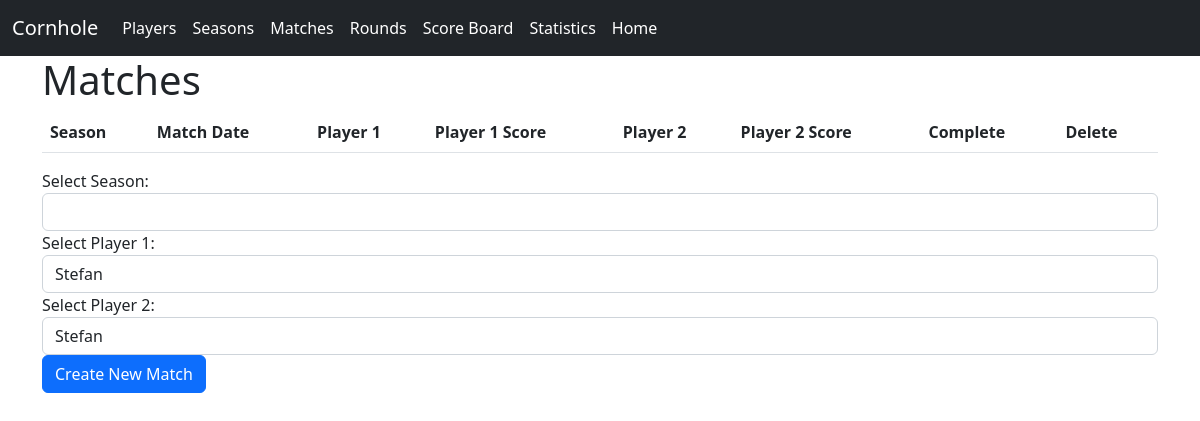
The app's page /matches, older data.
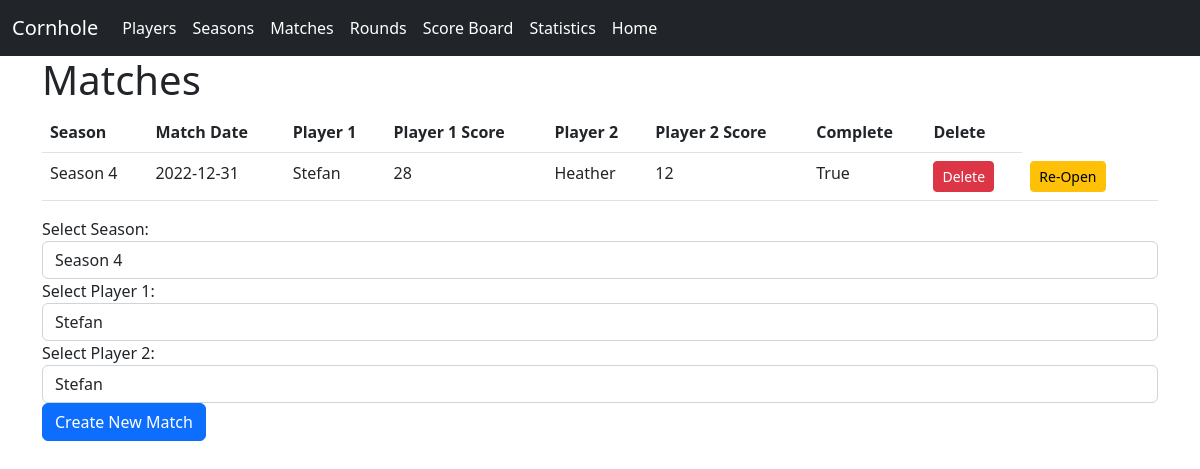
The same page, newer data.
### website/models.py (models this page shows)
class Match(db.Model):
    id = db.Column(db.Integer, primary_key=True)
    player1 = db.Column(db.Integer, db.ForeignKey('player.id'), nullable=False)
    player2 = db.Column(db.Integer, db.ForeignKey('player.id'), nullable=False)
    player1_score = db.Column(db.Integer, nullable=True)
    player2_score = db.Column(db.Integer, nullable=True)
    date = db.Column(db.DateTime(timezone=True), default=func.now())
    season = db.Column(db.Integer, db.ForeignKey('season.id'), nullable=False)
    rounds = db.relationship('Round', backref='match', lazy=True)
    completed = db.Column(db.Boolean, default=False)

class Season(db.Model):
    id = db.Column(db.Integer, primary_key=True)
    name = db.Column(db.String(150), unique=True)
    startDate = db.Column(db.DateTime(timezone=True), default=func.now())
    closed = db.Column(db.Boolean, default=False)

class Player(db.Model):
    id = db.Column(db.Integer, primary_key=True)
    first_name = db.Column(db.String(150), unique=True)
    notes = db.relationship("Note")

### website/views.py (the view, shortened to what this page needs)
@views.route("/matches", methods=["GET", "POST"])
def matches():
    openSeasons = Season.query.filter_by(closed=False)
    seasons = {season.id: season.name for season in Season.query.all()}
    allPlayers = Player.query.all()
    matches = Match.query.all()
    players = {player.id: player.first_name for player in Player.query.all()}
    return render_template("matches.html", matches=matches, players=players, allPlayers=allPlayers, seasons=seasons, openSeasons=openSeasons)

### website/templates/matches.html (shortened to what this page needs)
{% extends "base.html" %}
{% block content %}
    <h1>Matches</h1>
<table class="table">
        <thead>
            <tr>
                <th scope="col">Season</th>
                <th scope="col">Match Date </th>
                <th scope="col">Player 1</th>
                <th scope="col">Player 1 Score</th>
                <th scope="col">Player 2</th>
                <th scope="col">Player 2 Score</th>
                <th scope="col">Complete</th>
                <th scope="col">Delete</th>
            </tr>
        </thead>
        <tbody>
            {% for match in matches %}
            <tr>
                <td>{{ seasons[match.season] }}</td>
                <td>{{ match.date.date() }}</td>
                <td>{{ players[match.player1] }}</td>
                <td>{{ match.player1_score }}</td>
                <td>{{ players[match.player2] }}</td>
                <td>{{ match.player2_score }}</td>
                <td>{{ match.completed }}</td>
                <td>
                    <form method="POST"
                        action="{{ url_for('views.delete_match', match_id=match.id) }}">
                        <input type="submit" class="btn btn-sm btn-danger" value="Delete"
                            onclick="return confirm('Are you sure you want to delete this match?')">
                    </form>
                </td>
                <td>
                  {% if match.completed == False %}
                    <form method="POST"
                        action="{{ url_for('views.complete_match', match_id=match.id) }}">
                        <input type="submit" class="btn btn-sm btn-success" value="Complete"
                            onclick="return confirm('Are you sure you want to complete this match?')">
                    </form>
                </td>
                <td>
                    <form method="POST"
                        action="{{ url_for('views.score_keeper') }}">
                        <input type="submit" class="btn btn-sm btn-success" value="Score Keeper">
                    </form>
                  {% else %}
                    <form method="POST"
                        action="{{ url_for('views.open_match', match_id=match.id) }}">
                        <input type="submit" class="btn btn-sm btn-warning" value="Re-Open"
                            onclick="return confirm('Are you sure you want to re-open this match?')">
                    </form>
                  {% endif %}
                </td>
                <td></td>
            </tr>
            {% endfor %}
        </tbody>
</table>
<form method = "POST">
    <div class="form-group">
      <label for="seasonSelect">Select Season:</label>
        <select class="form-control" id="seasonSelect" name="seasonSelect">
            {% for season in openSeasons %}
            <option value="{{ season.id }}">{{ season.name }} </option>
            {% endfor %}
        </select>
      <label for="playerSelect1">Select Player 1:</label>
      <select class="form-control" id="player1Select" name="player1Select">
        {% for player in allPlayers %}
          <option value="{{ player.id }}">{{ player.first_name }} </option>
        {% endfor %}
      </select>
      <label for="playerSelect2">Select Player 2:</label>
      <select class="form-control" id="player2Select" name="player2Select">
        {% for player in allPlayers %}
          <option value="{{ player.id }}">{{ player.first_name }} </option>
        {% endfor %}
      </select>
    </div>
    <button type="submit" class="btn btn-primary">Create New Match</button>
  </form>
{% endblock %}

### website/templates/base.html (shortened to what this page needs)
<!DOCTYPE html>
<html>
  <head>
    <link
    href="https://cdn.jsdelivr.net/npm/bootstrap@5.2.3/dist/css/bootstrap.min.css"
    rel="stylesheet"
    />
    <link
      rel="stylesheet"
      href="https://stackpath.bootstrapcdn.com/font-awesome/4.7.0/css/font-awesome.min.css"
    />
  </head>
  <body>
    <nav class="navbar navbar-expand-lg navbar-dark bg-dark">
      <div class="container-fluid">
        <a class="navbar-brand" href="/">Cornhole</a>
      <div class="collapse navbar-collapse" id="navbarSupportedContent">
        <ul class="navbar-nav me-auto mb-2 mb-lg-0">
          <li class="nav-item">
            <a class="nav-link active" aria-current="page" id="players" href="/players">Players</a>
          </li>
          <li class="nav-item">
            <a class="nav-link active" aria-current="page" id="seasons" href="/seasons">Seasons</a>
          </li>
          <li class="nav-item">
            <a class="nav-link active" aria-current="page" id="matches" href="/matches">Matches</a>
          </li>
          <li class="nav-item">
            <a class="nav-link active" aria-current="page" id="rounds" href="/rounds">Rounds</a>
          </li>
          <li class="nav-item">
            <a class="nav-link active" aria-current="page" id="scoreboard" href="/score-board">Score Board</a>
          </li>
          <li class="nav-item">
            <a class="nav-link active" aria-current="page" id="stats" href="/stats">Statistics</a>
          </li>
          <li class="nav-item">
            <a class="nav-link active" aria-current="page" id="home" href="/">Home</a>
          </li>
        </div>
      </div>
    </nav>
    <div class="container">
      {% block content%} {% endblock %}
    </div>
  </body>
</html>

Row changes from the older to the newer data that the page shows:
added Match: season.name "Season 4", date "2022-12-31", player1.first_name "Stefan", player1_score "28", player2.first_name "Heather", player2_score "12", completed "True"
Text that changed along with them:
form field seasonSelect: (not shown) → "Season 4"
